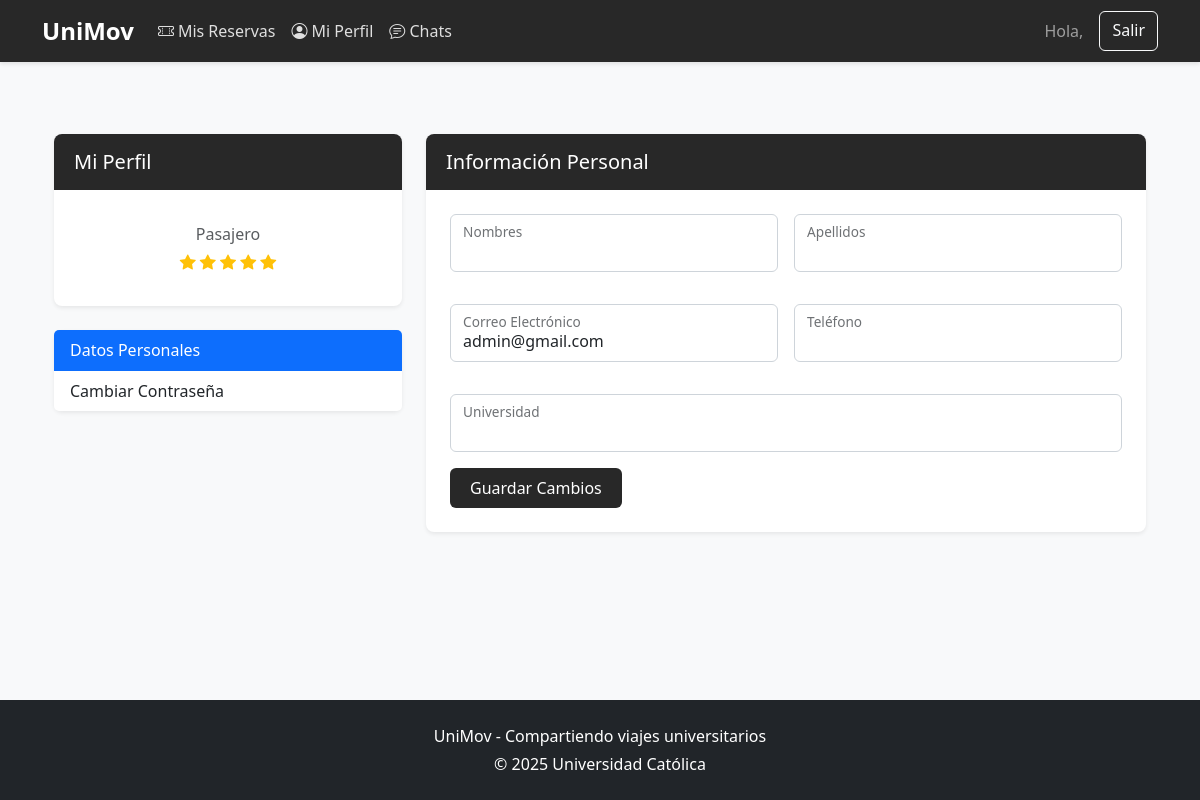
Screenshot of /perfil/ (signed in) with the database file from the repository.
### core/models.py (models this page shows, shortened)
class Usuario(AbstractUser):
    TIPO_USUARIO_CHOICES = [
        ('conductor', 'Conductor'),
        ('pasajero', 'Pasajero'),
    ]
    tipo_usuario = models.CharField(max_length=10, choices=TIPO_USUARIO_CHOICES, default='pasajero')
    run = models.CharField(max_length=12)
    telefono = models.CharField(max_length=15, blank=True, null=True)
    universidad = models.CharField(max_length=100, blank=True, null=True)
    calificacion = models.FloatField(
        validators=[MinValueValidator(0.0), MaxValueValidator(5.0)],
        default=5.0
    )
    aprobado = models.BooleanField(default=False, verbose_name="Cuenta aprobada")
    fecha_registro = models.DateTimeField(auto_now_add=True)
    documento_pdf = models.BinaryField(null=True, blank=True, editable=True)
    documento_nombre = models.CharField(max_length=255, null=True, blank=True)
    documento_tipo = models.CharField(max_length=100, null=True, blank=True)
    documento_size = models.PositiveIntegerField(null=True, blank=True)

### core/views.py (the view)
# urls.py: path('perfil/', views.perfil, name='perfil'),
@login_required
def perfil(request):
    user = request.user
    vehiculo = None
    if user.tipo_usuario == 'conductor':
        try:
            vehiculo = user.vehiculos.first()  # Asumiendo relación one-to-one o first() si es one-to-many
        except:
            vehiculo = None
    perfil_form = PerfilUpdateForm(instance=user)
    password_form = CustomPasswordChangeForm(user=user)
    vehiculo_form = VehiculoForm2(instance=vehiculo) if vehiculo else VehiculoForm2()
    context = {
        'perfil_form': perfil_form,
        'password_form': password_form,
        'vehiculo_form': vehiculo_form,
        'vehiculo': vehiculo,
    }
    return render(request, 'core/perfil.html', context)

### core/forms.py
class PerfilUpdateForm(forms.ModelForm):
    class Meta:
        model = User
        fields = ['first_name', 'last_name', 'email', 'telefono', 'universidad']
        widgets = {
            'first_name': forms.TextInput(attrs={'class': 'form-control'}),
            'last_name': forms.TextInput(attrs={'class': 'form-control'}),
            'email': forms.EmailInput(attrs={'class': 'form-control'}),
            'telefono': forms.TextInput(attrs={'class': 'form-control'}),
            'universidad': forms.TextInput(attrs={'class': 'form-control'}),
        }

class CustomPasswordChangeForm(PasswordChangeForm):
    old_password = forms.CharField(
        label="Contraseña actual",
        widget=forms.PasswordInput(attrs={'class': 'form-control'})
    )
    new_password1 = forms.CharField(
        label="Nueva contraseña",
        widget=forms.PasswordInput(attrs={'class': 'form-control'})
    )
    new_password2 = forms.CharField(
        label="Confirmar nueva contraseña",
        widget=forms.PasswordInput(attrs={'class': 'form-control'})
    )

### core/templates/core/perfil.html (shortened to what this page needs)
{% extends 'core/base.html' %}
{% load static %}
{% block content %}
<div class="container py-5">
    <div class="row">
        <div class="col-lg-4">
            <div class="card mb-4 shadow-sm">
                <div class="card-header bg-ucsc text-white">
                    <h5 class="mb-0">Mi Perfil</h5>
                </div>
                <div class="card-body text-center">
                    <p class="text-muted mb-1">{{ user.get_tipo_usuario_display }}</p>
                    <div class="d-flex justify-content-center mb-2">
                        <span class="text-warning">
                            {% for i in "12345" %}
                                {% if forloop.counter <= user.calificacion %}
                                    <i class="bi bi-star-fill"></i>
                                {% else %}
                                    <i class="bi bi-star"></i>
                                {% endif %}
                            {% endfor %}
                        </span>
                    </div>
                </div>
            </div>
            <div class="card shadow-sm">
                <div class="list-group list-group-flush">
                    <a href="#datos-personales" class="list-group-item list-group-item-action active"
                       data-bs-toggle="tab">Datos Personales</a>
                    <a href="#cambiar-password" class="list-group-item list-group-item-action"
                       data-bs-toggle="tab">Cambiar Contraseña</a>
                </div>
            </div>
        </div>
        <div class="col-lg-8">
            <div class="tab-content">
                <div class="tab-pane fade show active" id="datos-personales">
                    <div class="card shadow-sm mb-4">
                        <div class="card-header bg-ucsc text-white">
                            <h5 class="mb-0">Información Personal</h5>
                        </div>
                        <div class="card-body">
                            <form method="post" action="{% url 'actualizar_perfil' %}" enctype="multipart/form-data">
                                <div class="row g-3">
                                    <div class="col-md-6">
                                        <div class="form-floating mb-3">
                                            {{ perfil_form.first_name }}
                                            <label for="{{ perfil_form.first_name.id_for_label }}">Nombres</label>
                                        </div>
                                    </div>
                                    <div class="col-md-6">
                                        <div class="form-floating mb-3">
                                            {{ perfil_form.last_name }}
                                            <label for="{{ perfil_form.last_name.id_for_label }}">Apellidos</label>
                                        </div>
                                    </div>
                                    <div class="col-md-6">
                                        <div class="form-floating mb-3">
                                            {{ perfil_form.email }}
                                            <label for="{{ perfil_form.email.id_for_label }}">Correo Electrónico</label>
                                        </div>
                                    </div>
                                    <div class="col-md-6">
                                        <div class="form-floating mb-3">
                                            {{ perfil_form.telefono }}
                                            <label for="{{ perfil_form.telefono.id_for_label }}">Teléfono</label>
                                        </div>
                                    </div>
                                    <div class="col-12">
                                        <div class="form-floating mb-3">
                                            {{ perfil_form.universidad }}
                                            <label for="{{ perfil_form.universidad.id_for_label }}">Universidad</label>
                                        </div>
                                    </div>
                                </div>
                                <button type="submit" class="btn btn-ucsc">Guardar Cambios</button>
                            </form>
                        </div>
                    </div>
                </div>
            </div>
        </div>
    </div>
</div>
{% endblock %}

### core/static/core/styles.css (style rules this page uses)
:root { --ucsc-blue: #282828; --ucsc-dark-blue: #4b4b4b; --ucsc-light: #f8f9fa; --ucsc-light-gray: #e9ecef; --ucsc-text: #212529; }
.bg-ucsc { background-color: var(--ucsc-blue); }
.btn-ucsc { background-color: var(--ucsc-blue); color: white; }
body { font-family: 'Segoe UI', Tahoma, Geneva, Verdana, sans-serif; color: var(--ucsc-text); background-color: var(--ucsc-light); display: flex; flex-direction: column; margin: 0 auto; }
.container { flex: 1; }
.card { border: none; border-radius: 0.5rem; box-shadow: 0 0.125rem 0.25rem rgba(0, 0, 0, 0.075); transition: transform 0.3s, box-shadow 0.3s; margin-bottom: 1.5rem; }
.card-header { border-bottom: none; border-radius: 0.5rem 0.5rem 0 0 !important; padding: 1rem 1.25rem; }
.card-body { padding: 1.5rem; }
.btn-ucsc { background-color: var(--ucsc-blue); color: white; border: none; padding: 0.5rem 1.25rem; transition: all 0.3s; }
.form-control, .form-select { border-radius: 0.375rem; padding: 0.5rem 0.75rem; border: 1px solid #ced4da; }
.form-floating label { color: #6c757d; }
input { border-radius: 0.375rem; padding: 0.5rem 0.75rem; border: 1px solid #ced4da; }

### rows the page displays
Usuario: tipo_usuario "Pasajero", calificacion 5 (drawn), email "admin@gmail.com"
